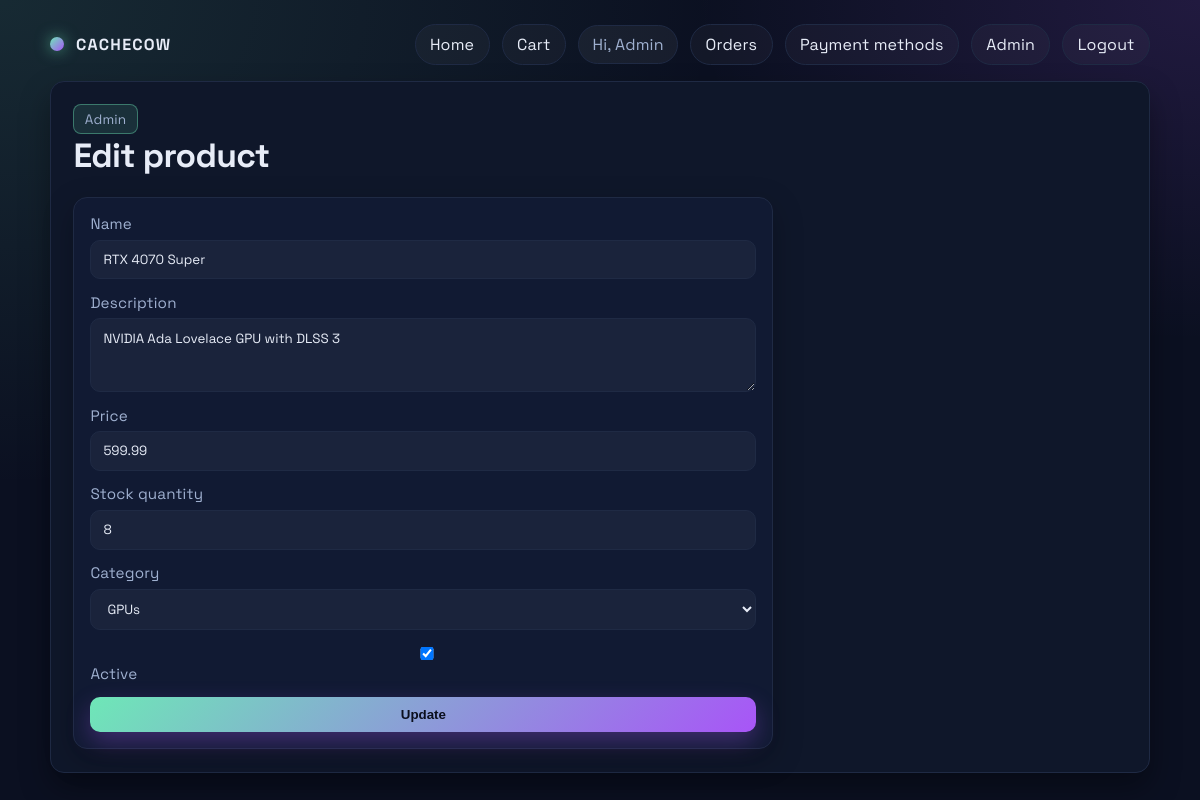
Page /admin/products/2/edit (signed in) on the committed database.
### models.py (models this page shows, shortened)
class Account(UserMixin, db.Model):
    __tablename__ = "account"
    account_id = db.Column(db.Integer, primary_key=True)
    email = db.Column(db.String(255), unique=True, nullable=False)
    phone = db.Column(db.String(50))
    password_hash = db.Column(db.String(255), nullable=False)
    first_name = db.Column(db.String(100))
    last_name = db.Column(db.String(100))
    role = db.Column(db.String(50), default="customer")
    points_balance = db.Column(db.Integer, default=0)
    created_at = db.Column(db.DateTime, default=datetime.utcnow)
    addresses = db.relationship("Address", backref="account", lazy=True)
    carts = db.relationship("Cart", backref="account", lazy=True)
    orders = db.relationship("Order", backref="account", lazy=True)
    payment_methods = db.relationship("PaymentMethod", backref="account", lazy=True)
    reviews = db.relationship("Review", backref="account", lazy=True)

class Product(db.Model):
    __tablename__ = "product"
    product_id = db.Column(db.Integer, primary_key=True)
    category_id = db.Column(db.Integer, db.ForeignKey("category.category_id"))
    name = db.Column(db.String(255), nullable=False)
    description = db.Column(db.Text)
    unit_price = db.Column(db.Numeric(10, 2), nullable=False, default=0)
    stock_qty = db.Column(db.Integer, nullable=False, default=0)
    is_active = db.Column(db.Boolean, default=True)
    average_rating = db.Column(db.Numeric(3, 2), default=0)
    reviews = db.relationship("Review", backref="product", lazy=True)
    cart_items = db.relationship("CartItem", backref="product", lazy=True)
    order_items = db.relationship("OrderItem", backref="product", lazy=True)

class Category(db.Model):
    __tablename__ = "category"
    category_id = db.Column(db.Integer, primary_key=True)
    name = db.Column(db.String(150), nullable=False)
    description = db.Column(db.Text)
    products = db.relationship("Product", backref="category", lazy=True)

### admin_routes.py (the view, shortened to what this page needs)
@admin_bp.route("/products/<int:product_id>/edit", methods=["GET", "POST"])
@login_required
def product_edit(product_id):
    require_admin()
    product = Product.query.get_or_404(product_id)
    categories = Category.query.order_by(Category.name).all()
    return render_template("admin_product_form.html", categories=categories, product=product)

### admin_routes.py (called while the page is built)
def require_admin():
    if not current_user.is_authenticated or current_user.role != "admin":
        abort(403)

### app.py (called while the page is built)
def create_app():
    app = Flask(__name__)
    app.config.from_object(Config)
    db.init_app(app)
    bcrypt.init_app(app)
    login_manager.init_app(app)
    @login_manager.user_loader
    def load_user(user_id):
        return Account.query.get(int(user_id))
    app.register_blueprint(auth_bp)
    app.register_blueprint(shop_bp)
    app.register_blueprint(admin_bp)
    if app.config["SQLALCHEMY_DATABASE_URI"].startswith("sqlite"):
        with app.app_context():
            db.create_all()
            seed_defaults()
    return app

### templates/admin_product_form.html (shortened to what this page needs)
{% extends "base.html" %}
{% block content %}
  <section class="hero">
    <div>
      <p class="badge">Admin</p>
      <h1>{{ 'Edit' if product else 'Add' }} product</h1>
    </div>
  </section>
  <div class="card" style="max-width: 700px;">
    <form class="stack" method="post">
      <div class="field">
        <label for="name">Name</label>
        <input id="name" name="name" value="{{ product.name if product else '' }}" required>
      </div>
      <div class="field">
        <label for="description">Description</label>
        <textarea id="description" name="description" rows="3">{{ product.description if product else '' }}</textarea>
      </div>
      <div class="field">
        <label for="unit_price">Price</label>
        <input id="unit_price" name="unit_price" type="number" step="0.01" value="{{ product.unit_price if product else '' }}" required>
      </div>
      <div class="field">
        <label for="stock_qty">Stock quantity</label>
        <input id="stock_qty" name="stock_qty" type="number" value="{{ product.stock_qty if product else 0 }}" required>
      </div>
      <div class="field">
        <label for="category_id">Category</label>
        <select id="category_id" name="category_id">
          {% for cat in categories %}
            <option value="{{ cat.category_id }}" {% if product and product.category_id == cat.category_id %}selected{% endif %}>
              {{ cat.name }}
            </option>
          {% endfor %}
        </select>
      </div>
      <div class="field">
        <label><input type="checkbox" name="is_active" value="1" {% if not product or product.is_active %}checked{% endif %}> Active</label>
      </div>
      <button class="btn full" type="submit">{{ 'Update' if product else 'Create' }}</button>
    </form>
  </div>
{% endblock %}

### templates/base.html (shortened to what this page needs)
<!doctype html>
<html lang="en">
<head>
  <link rel="stylesheet" href="{{ url_for('static', filename='css/style.css') }}">
</head>
<body>
  <div class="container">
    <header>
      <a class="brand" href="{{ url_for('shop.index') }}">
        <span class="logo-dot"></span>
        CacheCow
      </a>
      <nav>
        <a href="{{ url_for('shop.index') }}">Home</a>
        <a href="{{ url_for('shop.cart_view') }}">Cart</a>
        {% if current_user.is_authenticated %}
          <span class="pill">Hi, {{ current_user.first_name or current_user.email }}</span>
          <a href="{{ url_for('shop.order_history') }}">Orders</a>
          <a href="{{ url_for('shop.payment_methods') }}">Payment methods</a>
          {% if current_user.role == 'admin' %}
            <a href="{{ url_for('admin.products') }}">Admin</a>
          {% endif %}
          <a href="{{ url_for('auth.logout') }}">Logout</a>
        {% else %}
          <a href="{{ url_for('admin.admin_login') }}">Admin login</a>
          <a href="{{ url_for('auth.login') }}">Login</a>
          <a href="{{ url_for('auth.register') }}">Register</a>
        {% endif %}
      </nav>
    </header>
    <main class="panel">
      {% block content %}{% endblock %}
    </main>
  </div>
</body>
</html>

### static/css/style.css (style rules this page uses)
:root { --bg: #0b1021; --panel: #0f172a; --card: #111a33; --accent: #6ee7b7; --accent-2: #a855f7; --text: #e7ecf7; --muted: #9fb0d0; --border: #1f2a44; --shadow: 0 15px 30px rgba(0, 0, 0, 0.35); --radius: 14px; }
* { box-sizing: border-box; }
body { margin: 0; min-height: 100vh; background: radial-gradient(120% 120% at 0% 0%, rgba(110, 231, 183, 0.12), transparent 50%), radial-gradient(100% 100% at 100% 0%, rgba(168, 85, 247, 0.14), transparent 42%), var(--bg); color: var(--text); font-family: "Space Grotesk", "Segoe UI", sans-serif; letter-spacing: 0.01em; padding: 0 1.5rem 2.5rem; }
a { color: var(--accent); text-decoration: none; }
header { display: flex; align-items: center; justify-content: space-between; padding: 1.5rem 0 1rem; }
.brand { display: flex; align-items: center; gap: 0.75rem; font-weight: 700; letter-spacing: 0.08em; text-transform: uppercase; color: var(--text); }
.brand .logo-dot { width: 14px; height: 14px; border-radius: 50%; background: linear-gradient(135deg, var(--accent), var(--accent-2)); box-shadow: 0 0 15px rgba(110, 231, 183, 0.6); }
nav { display: flex; align-items: center; gap: 0.75rem; }
nav a, nav .chip { padding: 0.55rem 0.9rem; border-radius: 999px; border: 1px solid var(--border); background: rgba(255, 255, 255, 0.03); color: var(--text); transition: all 0.2s ease; }
.pill { display: inline-flex; align-items: center; gap: 0.35rem; padding: 0.5rem 0.85rem; background: rgba(255, 255, 255, 0.05); border-radius: 999px; border: 1px solid var(--border); color: var(--muted); }
.container { max-width: 1100px; margin: 0 auto; }
.panel { background: var(--panel); border: 1px solid var(--border); border-radius: var(--radius); box-shadow: var(--shadow); padding: 1.4rem; }
.card { background: var(--card); border: 1px solid var(--border); border-radius: var(--radius); padding: 1rem; display: flex; flex-direction: column; gap: 0.5rem; box-shadow: 0 10px 30px rgba(0, 0, 0, 0.25); }
.badge { display: inline-flex; align-items: center; padding: 0.35rem 0.65rem; border-radius: 8px; background: rgba(110, 231, 183, 0.12); color: var(--accent); border: 1px solid rgba(110, 231, 183, 0.4); font-size: 0.85rem; }
.btn { display: inline-flex; align-items: center; justify-content: center; gap: 0.4rem; border: none; border-radius: 10px; padding: 0.65rem 1rem; cursor: pointer; font-weight: 600; background: linear-gradient(135deg, var(--accent), var(--accent-2)); color: #0b0f1e; box-shadow: 0 10px 25px rgba(168, 85, 247, 0.3); transition: transform 0.15s ease, box-shadow 0.15s ease; }
.btn.full { width: 100%; }
.hero { display: grid; gap: 0.9rem; margin-bottom: 1.25rem; }
.hero h1 { margin: 0; font-size: 2.1rem; letter-spacing: -0.02em; }
.hero p { margin: 0; color: var(--muted); max-width: 720px; }
input, select, textarea { width: 100%; padding: 0.65rem 0.75rem; border-radius: 10px; border: 1px solid var(--border); background: rgba(255, 255, 255, 0.04); color: var(--text); font-family: inherit; }
form .field { display: flex; flex-direction: column; gap: 0.4rem; }
form .field label { color: var(--muted); font-size: 0.95rem; }
.stack { display: grid; gap: 0.85rem; }

### rows in the picture
Account: first_name "Admin"
Product: name "RTX 4070 Super", description "NVIDIA Ada Lovelace GPU with DLSS 3", unit_price "599.99", stock_qty "8", category_id "GPUs", is_active "☑"

### other values in the picture
{{ 'Edit' if product else 'Add' }} "Edit"
{{ 'Update' if product else 'Create' }} "Update"
